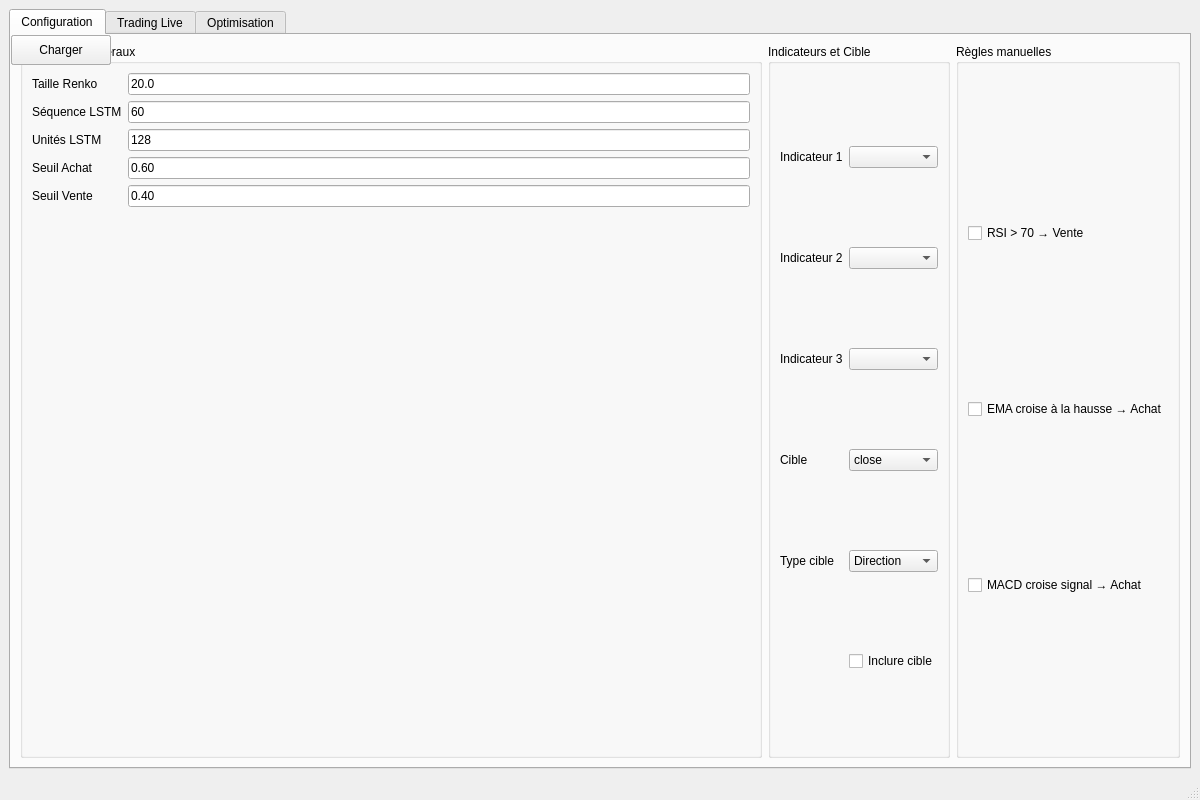
<?xml version="1.0" encoding="UTF-8"?>
<ui version="4.0">
 <class>MainWindow</class>
 <widget class="QMainWindow" name="MainWindow">
  <property name="geometry">
   <rect><x>0</x><y>0</y><width>1200</width><height>800</height></rect>
  </property>
  <property name="windowTitle">
   <string>GrokLstmRenkoTrader - Pierre 83 ans</string>
  </property>

  <widget class="QWidget" name="centralwidget">
   <layout class="QVBoxLayout">
    <item>
     <widget class="QTabWidget" name="main_tabs">

      <!-- ==================== CONFIGURATION ==================== -->
      <widget class="QWidget" name="configuration_tab">
       <attribute name="title"><string>Configuration</string></attribute>
       <layout class="QHBoxLayout">
        <item>
         <widget class="QGroupBox" name="group_params">
          <property name="title"><string>Paramètres généraux</string></property>
          <layout class="QFormLayout" name="form_params">
           <item row="0" column="0"><widget class="QLabel"><property name="text"><string>Taille Renko</string></property></widget></item>
           <item row="0" column="1"><widget class="QLineEdit" name="renko_size"><property name="text"><string>20.0</string></property></widget></item>
           <item row="1" column="0"><widget class="QLabel"><property name="text"><string>Séquence LSTM</string></property></widget></item>
           <item row="1" column="1"><widget class="QLineEdit" name="lstm_seq_len"><property name="text"><string>60</string></property></widget></item>
           <item row="2" column="0"><widget class="QLabel"><property name="text"><string>Unités LSTM</string></property></widget></item>
           <item row="2" column="1"><widget class="QLineEdit" name="lstm_units"><property name="text"><string>128</string></property></widget></item>
           <item row="3" column="0"><widget class="QLabel"><property name="text"><string>Seuil Achat</string></property></widget></item>
           <item row="3" column="1"><widget class="QLineEdit" name="threshold_buy"><property name="text"><string>0.60</string></property></widget></item>
           <item row="4" column="0"><widget class="QLabel"><property name="text"><string>Seuil Vente</string></property></widget></item>
           <item row="4" column="1"><widget class="QLineEdit" name="threshold_sell"><property name="text"><string>0.40</string></property></widget></item>
          </layout>
         </widget>
        </item>

        <item>
         <widget class="QGroupBox" name="group_features">
          <property name="title"><string>Indicateurs et Cible</string></property>
          <layout class="QGridLayout" name="grid_features">
           <item row="0" column="0"><widget class="QLabel"><property name="text"><string>Indicateur 1</string></property></widget></item>
           <item row="0" column="1"><widget class="QComboBox" name="feat_1"/></item>
           <item row="1" column="0"><widget class="QLabel"><property name="text"><string>Indicateur 2</string></property></widget></item>
           <item row="1" column="1"><widget class="QComboBox" name="feat_2"/></item>
           <item row="2" column="0"><widget class="QLabel"><property name="text"><string>Indicateur 3</string></property></widget></item>
           <item row="2" column="1"><widget class="QComboBox" name="feat_3"/></item>
           <item row="3" column="0"><widget class="QLabel"><property name="text"><string>Cible</string></property></widget></item>
           <item row="3" column="1"><widget class="QComboBox" name="target_col">
            <item><property name="text"><string>close</string></property></item>
            <item><property name="text"><string>EMA</string></property></item>
            <item><property name="text"><string>RSI</string></property></item>
           </widget></item>
           <item row="4" column="0"><widget class="QLabel"><property name="text"><string>Type cible</string></property></widget></item>
           <item row="4" column="1"><widget class="QComboBox" name="target_type">
            <item><property name="text"><string>Direction</string></property></item>
            <item><property name="text"><string>Valeur</string></property></item>
            <item><property name="text"><string>Return</string></property></item>
           </widget></item>
           <item row="5" column="1"><widget class="QCheckBox" name="include_target"><property name="text"><string>Inclure cible</string></property></widget></item>
          </layout>
         </widget>
        </item>

        <item>
         <widget class="QGroupBox" name="group_rules">
          <property name="title"><string>Règles manuelles</string></property>
          <layout class="QVBoxLayout">
           <item><widget class="QCheckBox" name="rule_rsi"><property name="text"><string>RSI > 70 → Vente</string></property></widget></item>
           <item><widget class="QCheckBox" name="rule_ema"><property name="text"><string>EMA croise à la hausse → Achat</string></property></widget></item>
           <item><widget class="QCheckBox" name="rule_macd"><property name="text"><string>MACD croise signal → Achat</string></property></widget></item>
          </layout>
         </widget>
        </item>
       </layout>

       <layout class="QHBoxLayout">
        <item><widget class="QPushButton" name="btn_validate"><property name="text"><string>Valider</string></property></widget></item>
        <item><widget class="QPushButton" name="btn_save"><property name="text"><string>Sauvegarder</string></property></widget></item>
        <item><widget class="QPushButton" name="btn_load"><property name="text"><string>Charger</string></property></widget></item>
       </layout>
      </widget>

      <!-- ==================== TRADING LIVE ==================== -->
      <widget class="QWidget" name="live_tab">
       <attribute name="title"><string>Trading Live</string></attribute>
       <layout class="QVBoxLayout">
        <item>
         <widget class="QWidget" name="live_chart_container">
          <layout class="QVBoxLayout" name="live_chart_layout"/>
         </widget>
        </item>
        <item>
         <widget class="QTableWidget" name="signal_table">
          <property name="columnCount"><number>6</number></property>
          <property name="horizontalHeaderLabels">
           <stringlist>
            <string>Heure</string><string>Symbole</string><string>Source</string><string>Signal</string><string>Proba</string><string>Statut</string>
           </stringlist>
          </property>
         </widget>
        </item>
        <item>
         <widget class="QLabel" name="live_status">
          <property name="text"><string>MT5: Déconnecté | ZeroMQ: Inactif</string></property>
          <property name="styleSheet"><string>color: red; font-weight: bold;</string></property>
          <property name="alignment"><set>Qt::AlignCenter</set></property>
         </widget>
        </item>
       </layout>
      </widget>

      <!-- ==================== OPTIMISATION ==================== -->
      <widget class="QWidget" name="optimization_tab">
       <attribute name="title"><string>Optimisation</string></attribute>
       <layout class="QVBoxLayout">
        <item><widget class="QProgressBar" name="opt_progress"/></item>
        <item><widget class="QPushButton" name="btn_optimize"><property name="text"><string>Lancer Optimisation</string></property></widget></item>
       </layout>
      </widget>

     </widget>
    </item>
   </layout>
  </widget>
  <widget class="QStatusBar" name="statusbar"/>
 </widget>
 <resources/>
 <noconnections/>
</ui>
